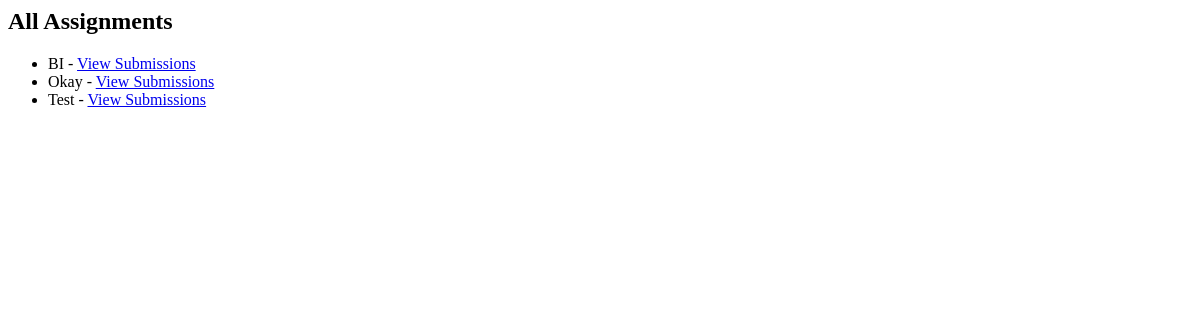
The page /instructor/assignments/ on the database as committed earlier.
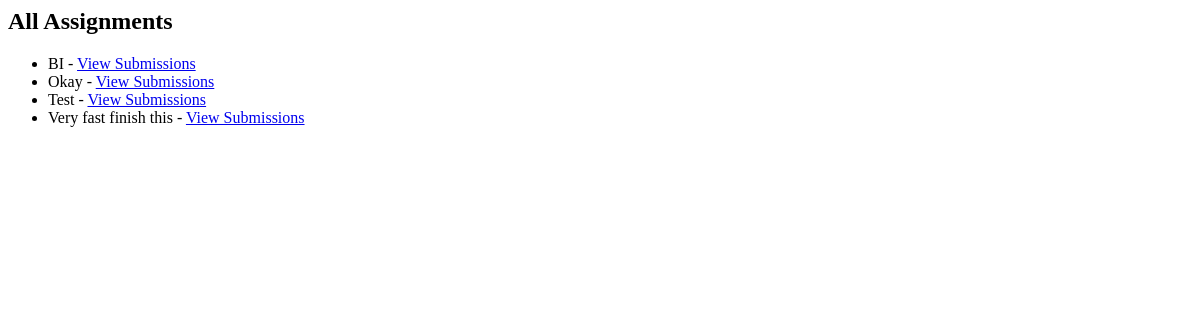
The same page on the database as committed later.
### submissions/models.py (models this page shows, shortened)
class Assignment(models.Model):
    title = models.CharField(max_length=200)
    description = models.TextField()
    deadline = models.DateTimeField()
    unit = models.ForeignKey(Unit, on_delete=models.CASCADE)
    attachment = models.FileField(upload_to=assignment_upload_path, null=True, blank=True)

### submissions/student_submissions.py (the view)
# urls.py: path('instructor/assignments/', list_assignments, name='list_assignments'),
def list_assignments(request):
    assignments = Assignment.objects.all()
    return render(request, 'instructor/list_assignments.html', {'assignments': assignments})

### reminders/templates/instructor/list_assignments.html
{% block content %}
<h2>All Assignments</h2>
<ul>
    {% for assignment in assignments %}
    <li>
        {{ assignment.title }} -
        <a href="{% url 'student_submissions' assignment.id %}">View Submissions</a>
    </li>
    {% endfor %}
</ul>
{% endblock %}

Rows that differ between the two databases and show on the page:
added Assignment: title "Very fast finish this"
